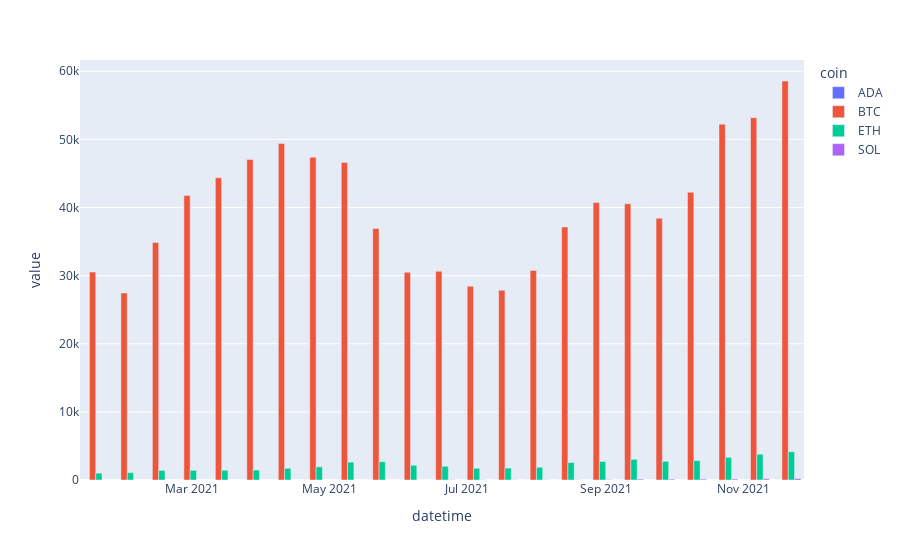

The code cell stored with this chart in its notebook:
### Markdown cell above
And now let's plot this data as barcharts. Here we use the `barmode` parameter as `group` to indicate that we want the variables to be grouped by their index:

### Code cell
fig = px.bar(data_grouped_weekly, barmode='group')
fig.show()

### Figure 1 — Plotly figure (JSON) as saved in the notebook; plotly's stock layout.template omitted (floating-point values rounded to 4 significant figures)
{"data": [{"alignmentgroup": "True", "hovertemplate": "coin=ADA<br>datetime=%{x}<br>value=%{y}<extra></extra>", "legendgroup": "ADA", "marker": {"color": "#636efa", "pattern": {"shape": ""}}, "name": "ADA", "offsetgroup": "ADA", "orientation": "v", "showlegend": true, "textposition": "auto", "type": "bar", "x": ["2021-01-17T00:00:00", "2021-01-31T00:00:00", "2021-02-14T00:00:00", "2021-02-28T00:00:00", "2021-03-14T00:00:00", "2021-03-28T00:00:00", "2021-04-11T00:00:00", "2021-04-25T00:00:00", "2021-05-09T00:00:00", "2021-05-23T00:00:00", "2021-06-06T00:00:00", "2021-06-20T00:00:00", "2021-07-04T00:00:00", "2021-07-18T00:00:00", "2021-08-01T00:00:00", "2021-08-15T00:00:00", "2021-08-29T00:00:00", "2021-09-12T00:00:00", "2021-09-26T00:00:00", "2021-10-10T00:00:00", "2021-10-24T00:00:00", "2021-11-07T00:00:00", "2021-11-21T00:00:00"], "xaxis": "x", "y": [null, null, null, null, null, 0.9899, 1.02, 1.067, 1.184, 1.476, 1.357, 1.252, 1.108, 1.097, 1.043, 1.395, 2.171, 2.292, 1.957, 1.891, 1.858, 1.733, 1.897], "yaxis": "y"}, {"alignmentgroup": "True", "hovertemplate": "coin=BTC<br>datetime=%{x}<br>value=%{y}<extra></extra>", "legendgroup": "BTC", "marker": {"color": "#EF553B", "pattern": {"shape": ""}}, "name": "BTC", "offsetgroup": "BTC", "orientation": "v", "showlegend": true, "textposition": "auto", "type": "bar", "x": ["2021-01-17T00:00:00", "2021-01-31T00:00:00", "2021-02-14T00:00:00", "2021-02-28T00:00:00", "2021-03-14T00:00:00", "2021-03-28T00:00:00", "2021-04-11T00:00:00", "2021-04-25T00:00:00", "2021-05-09T00:00:00", "2021-05-23T00:00:00", "2021-06-06T00:00:00", "2021-06-20T00:00:00", "2021-07-04T00:00:00", "2021-07-18T00:00:00", "2021-08-01T00:00:00", "2021-08-15T00:00:00", "2021-08-29T00:00:00", "2021-09-12T00:00:00", "2021-09-26T00:00:00", "2021-10-10T00:00:00", "2021-10-24T00:00:00", "2021-11-07T00:00:00", "2021-11-21T00:00:00"], "xaxis": "x", "y": [30530.0, 27450.0, 34860.0, 41780.0, 44370.0, 47060.0, 49410.0, 47380.0, 46620.0, 36940.0, 30490.0, 30650.0, 28440.0, 27860.0, 30750.0, 37140.0, 40720.0, 40540.0, 38430.0, 42240.0, 52230.0, 53190.0, 58570.0], "yaxis": "y"}, {"alignmentgroup": "True", "hovertemplate": "coin=ETH<br>datetime=%{x}<br>value=%{y}<extra></extra>", "legendgroup": "ETH", "marker": {"color": "#00cc96", "pattern": {"shape": ""}}, "name": "ETH", "offsetgroup": "ETH", "orientation": "v", "showlegend": true, "textposition": "auto", "type": "bar", "x": ["2021-01-17T00:00:00", "2021-01-31T00:00:00", "2021-02-14T00:00:00", "2021-02-28T00:00:00", "2021-03-14T00:00:00", "2021-03-28T00:00:00", "2021-04-11T00:00:00", "2021-04-25T00:00:00", "2021-05-09T00:00:00", "2021-05-23T00:00:00", "2021-06-06T00:00:00", "2021-06-20T00:00:00", "2021-07-04T00:00:00", "2021-07-18T00:00:00", "2021-08-01T00:00:00", "2021-08-15T00:00:00", "2021-08-29T00:00:00", "2021-09-12T00:00:00", "2021-09-26T00:00:00", "2021-10-10T00:00:00", "2021-10-24T00:00:00", "2021-11-07T00:00:00", "2021-11-21T00:00:00"], "xaxis": "x", "y": [1004.0, 1078.0, 1402.0, 1414.0, 1428.0, 1459.0, 1716.0, 1938.0, 2624.0, 2687.0, 2170.0, 2011.0, 1722.0, 1745.0, 1867.0, 2554.0, 2718.0, 3030.0, 2735.0, 2851.0, 3322.0, 3779.0, 4154.0], "yaxis": "y"}, {"alignmentgroup": "True", "hovertemplate": "coin=SOL<br>datetime=%{x}<br>value=%{y}<extra></extra>", "legendgroup": "SOL", "marker": {"color": "#ab63fa", "pattern": {"shape": ""}}, "name": "SOL", "offsetgroup": "SOL", "orientation": "v", "showlegend": true, "textposition": "auto", "type": "bar", "x": ["2021-01-17T00:00:00", "2021-01-31T00:00:00", "2021-02-14T00:00:00", "2021-02-28T00:00:00", "2021-03-14T00:00:00", "2021-03-28T00:00:00", "2021-04-11T00:00:00", "2021-04-25T00:00:00", "2021-05-09T00:00:00", "2021-05-23T00:00:00", "2021-06-06T00:00:00", "2021-06-20T00:00:00", "2021-07-04T00:00:00", "2021-07-18T00:00:00", "2021-08-01T00:00:00", "2021-08-15T00:00:00", "2021-08-29T00:00:00", "2021-09-12T00:00:00", "2021-09-26T00:00:00", "2021-10-10T00:00:00", "2021-10-24T00:00:00", "2021-11-07T00:00:00", "2021-11-21T00:00:00"], "xaxis": "x", "y": [null, null, null, null, null, null, null, null, null, null, null, 30.92, 26.65, 26.17, 24.54, 34.05, 65.03, 128.8, 126.2, 132.5, 144.6, 188.0, 214.6], "yaxis": "y"}], "layout": {"barmode": "group", "legend": {"title": {"text": "coin"}, "tracegroupgap": 0}, "margin": {"t": 60}, "xaxis": {"anchor": "y", "domain": [0, 1], "title": {"text": "datetime"}}, "yaxis": {"anchor": "x", "domain": [0, 1], "title": {"text": "value"}}}}
